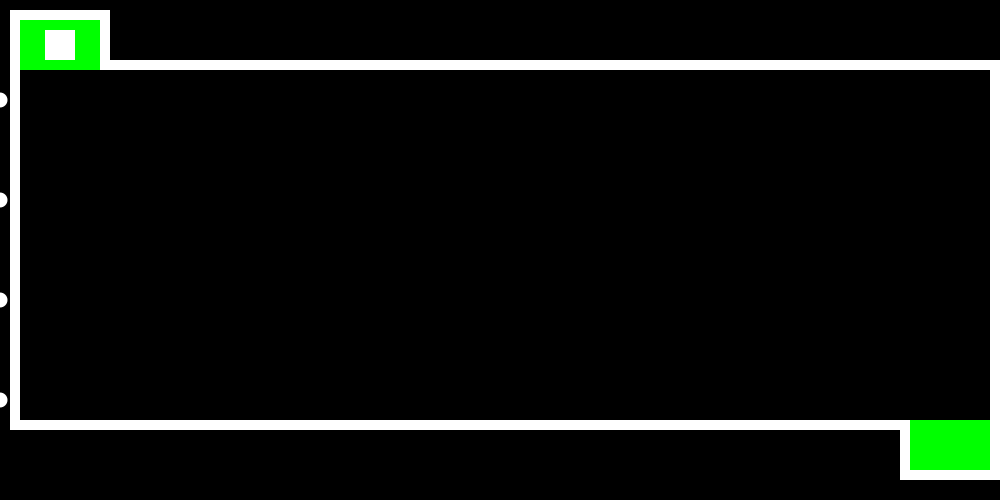
Frame 1 (no input)
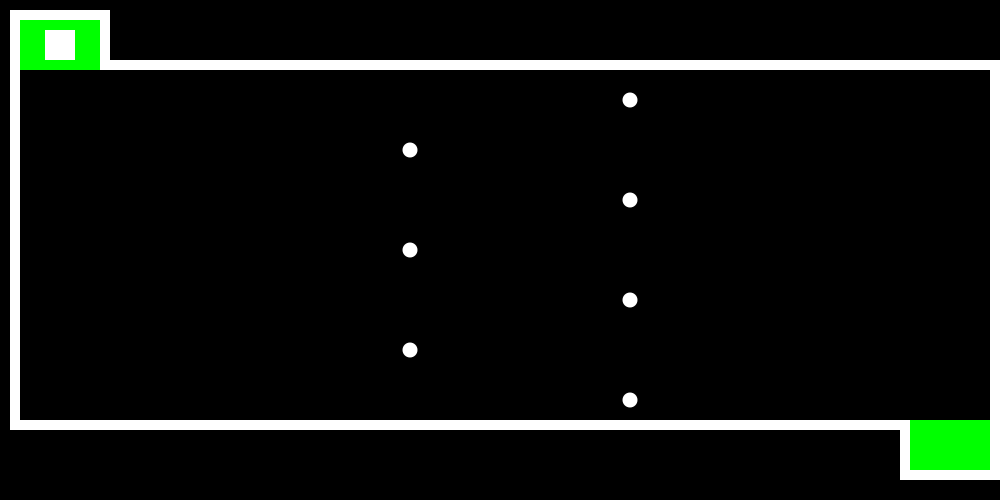
Frame 60 (the mouse pressed at the canvas centre just before this capture)
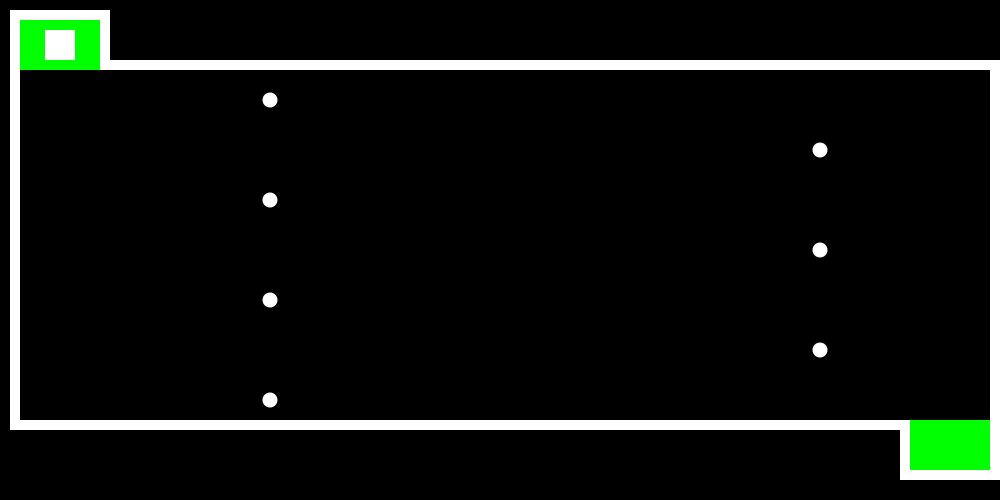
Frame 120 (the mouse held since frame 60 and released just before this capture)

The Processing sketch that drew these frames (run headless with seeded random() and noise(); from frame 60 on, the mouse is pressed at the canvas centre):

// Processing sketch: Tuer_ISP_3
// ── Tuer_ISP_3.pde
// Keeps track of the balls of the X position
//Changing the value changes where the circles start
int xPos=0;
int xDir=1;
int speedX=10;
int xPos1=1000;
int x= 45;
int y=30;
int right=0;
int left=0;
int up=0;
int down=0;
int s=4;



void setup()
{
  //Create canvas
  size (1000, 500);
  smooth();
  //Make background black
  background(0);
  noStroke();
  fill(255, 255, 255);
  }

void draw()
{
  background(0);
  //Make background white
  fill(255);
  //Make top checkpoint line
  rect(10, 10, 90, 10);
  rect(100, 10, 10, 60);
  //verticle left line
  rect(10, 15, 10, 410);
  //bottom border
  rect(10, 420, 900, 10);
  //top across border
  rect(100, 60, 1000, 10);
  //line bototm right going down
  rect(900, 430, 10, 50);

  rect(900, 470, 100, 10);

  rect(990, 60, 10, 410);
  
   //Draw checkpoints
  fill(0, 255, 0);
  rect(20, 20, 80, 50);
  rect(910, 420, 80, 50);


  //Create the moving circles
  //Add xPos because it follows the terms at the top
  fill(255, 255, 255);
  ellipse(xPos, 100, 15, 15);
  ellipse(xPos, 200, 15, 15);
  ellipse(xPos, 300, 15, 15);
  ellipse(xPos, 400, 15, 15);

  ellipse(xPos1, 150, 15, 15);
  ellipse(xPos1, 250, 15, 15);
  ellipse(xPos1, 350, 15, 15);
 
 //moving square player
 //make rectagle
 rect(x,y,30,30);
 //setting up x varbles + right + left + 1
 x= x+right;
 x= x-left;
 //making y varbles + up + down + 1
 y= y-up;
 y= y+down;
 

//Keep track of the balls position
  //Makes a loop of th ball being redrawn by one position sideways on the x axis each time 
  //xPos=xPos+xDir*speed;
  xPos=xPos + speedX; 

  xPos1=xPos1 - speedX; 




  if (xPos>width-0 || xPos<20)

  {

    xPos=50;
  }

  if (xPos1<0 )

  {

    xPos1=1000;
  }
}

//int speedY= 7;
//int speedX = 7;

void keyPressed() {
  if(key==CODED) {
    if (keyCode==RIGHT){
      right=s;
      left=0;
    }
    if(keyCode==LEFT){
      left=s;
      right=0;
    }
  if(keyCode==UP){
    up=s;
    down=0;
  }
  if(keyCode==DOWN){
    down=s;
    up=0;
    }
  }
}
void keyReleased() {
  if(key==CODED) {
    if(keyCode==RIGHT){
    right=0;
  }
  if(keyCode==LEFT){
    left=0;
  }
  if(keyCode==UP){
    up=0;
  }
  if(keyCode==DOWN){
    down=0;
  }
}
}

  
